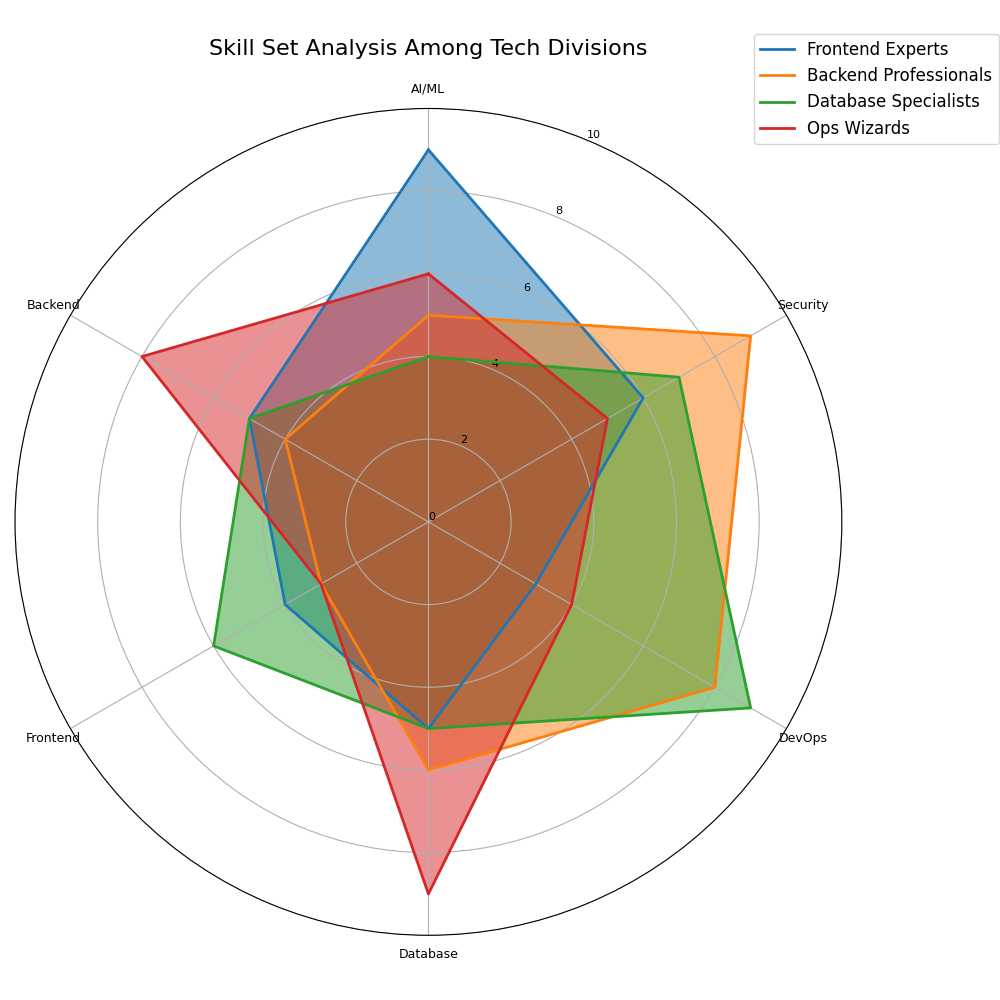

Here is the Python script that generated this plot:
import matplotlib.pyplot as plt
import numpy as np
from math import pi

categories = ['AI/ML', 'Security', 'DevOps', 'Database', 'Frontend', 'Backend']
num_vars = len(categories)

frontend_gurus = [9, 6, 3, 5, 4, 5]
backend_masters = [5, 9, 8, 6, 3, 4]
database_whizzes = [4, 7, 9, 5, 6, 5]
devops_ninjas = [6, 5, 4, 9, 3, 8]

proficiency_data = [frontend_gurus, backend_masters, database_whizzes, devops_ninjas]

teams = ["Frontend Experts", "Backend Professionals", "Database Specialists", "Ops Wizards"]

angles = np.linspace(0, 2 * pi, num_vars, endpoint=False).tolist()
angles += angles[:1]

fig, ax = plt.subplots(figsize=(10, 10), subplot_kw=dict(polar=True))

colors = ['#1f77b4', '#ff7f0e', '#2ca02c', '#d62728']

for i, (team_data, team_name, color) in enumerate(zip(proficiency_data, teams, colors)):
    team_data += team_data[:1]
    ax.plot(angles, team_data, linewidth=2, linestyle='solid', label=team_name, color=color)
    ax.fill(angles, team_data, alpha=0.5, color=color)

ax.set_theta_offset(pi / 2)
ax.set_theta_direction(-1)

ax.set_xticks(angles[:-1])
ax.set_xticklabels(categories, fontsize=9)

ax.set_ylim(0, 10)
ax.set_yticks(range(0, 11, 2))
ax.set_yticklabels([str(x) for x in range(0, 11, 2)], fontsize=8)

plt.title("Skill Set Analysis Among Tech Divisions", fontsize=16, pad=20)
plt.legend(loc='upper right', bbox_to_anchor=(1.2, 1.1), fontsize=12)

plt.tight_layout()
plt.show()
